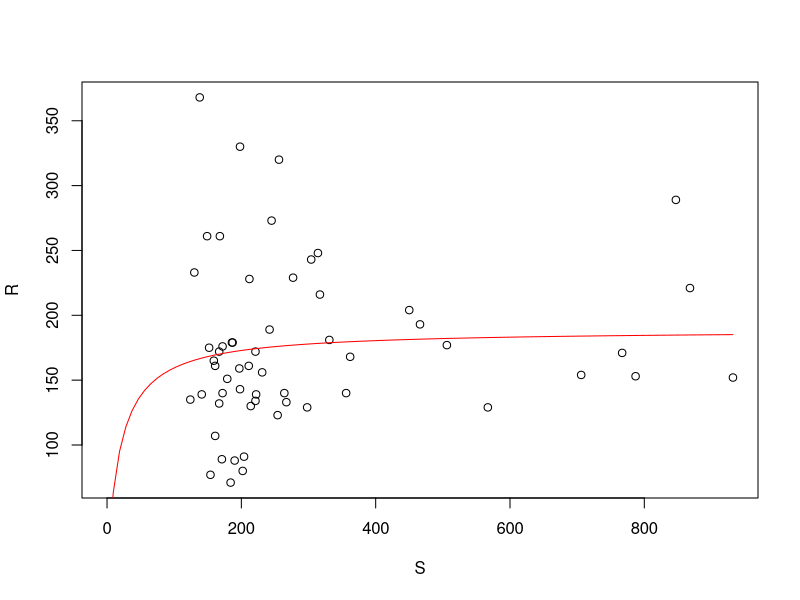
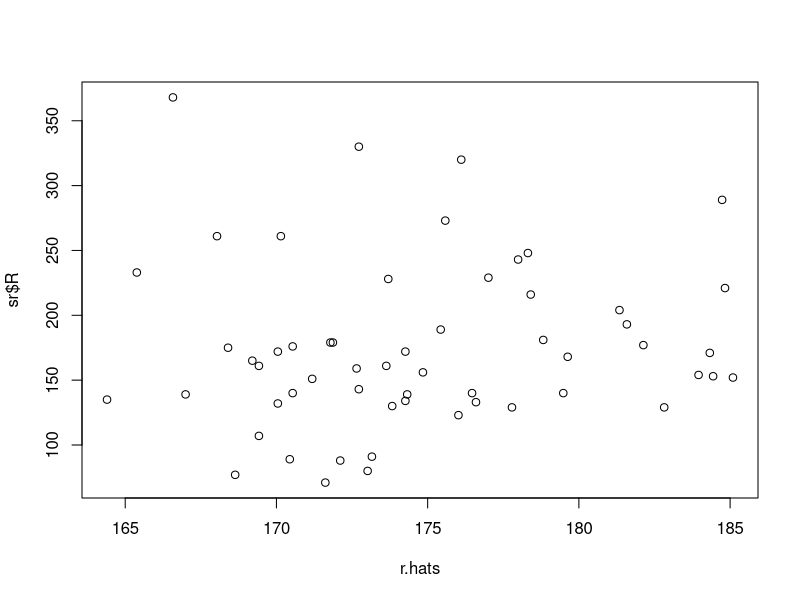

The R source for these figures, in order: (Note: this script raises an error after producing the figures.)
## R exercises for fish510.6
setwd('C:/Users/pfrater/Documents/classes/fish510/rCode/fish510.6')
# using data on cod to calculate a stock recruitment curve
sr <- read.table('sr.dat', header=T, as.is=T, check.names=F)
r <- sr$R
s <- sr$S


plot(R~S, data=sr, xlim=c(0,max(sr$S)))
bev.holt <- function(s, alpha, k) {
    r <- (alpha*s) / (1 + (s/k))
}
sse.bev.holt <- function(vals) {
    alpha <- vals[1]
    k <- vals[2]
    r.hat <- bev.holt(s, alpha, k);
    sse <- sum((data$R - r.hat)^2)
    return(sse)
}
nl.mod <- nls(R ~ bev.holt(S, alpha, k), data=sr, start=list(alpha=0.001, k=10))
curve(bev.holt(x, 10.28, 18.36), add=T, col='red')

r.hats <- bev.holt(sr$S, alpha=10.28, k=18.36)
plot(sr$R ~ r.hats)

r.mins <- nlm(sse.bev.holt, c(alpha=10.28, k=18.36))

summary(lm())














